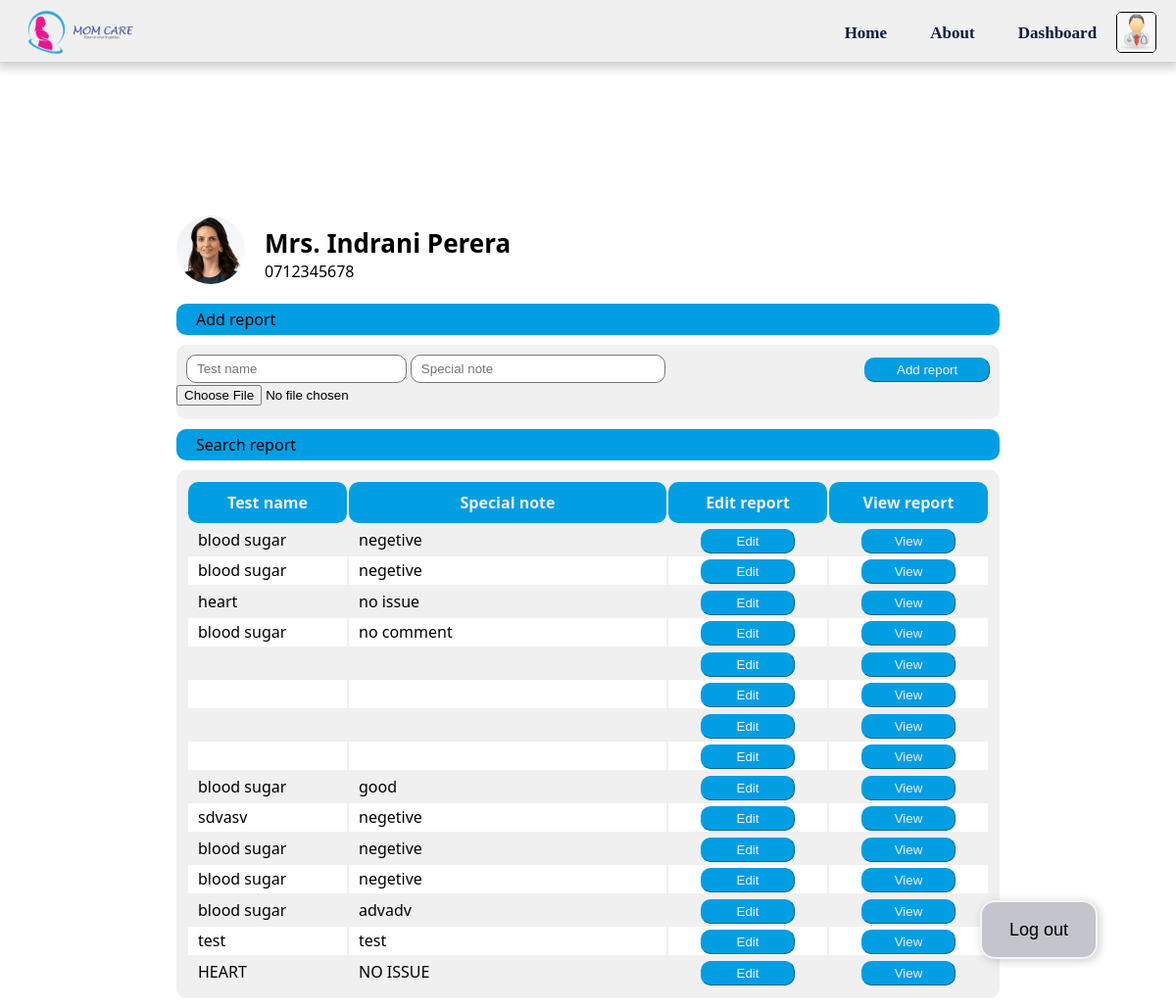
/Tests.php (signed in), run on the app's committed database.
### tables this page shows
CREATE TABLE `tests` (
  `test_id` int(50) NOT NULL,
  `test_name` varchar(50) NOT NULL,
  `note` varchar(300) NOT NULL,
  `upload_report` varchar(50) NOT NULL
);

### Tests.php (the view, shortened to what this page needs)
<?php
if (isset($_SESSION['id']) && isset($_SESSION['user_name'])){
?>
<!DOCTYPE html>
<html lang="en">
<head>
</head>
<body>
    <nav class="topnav">
        <img class="logo-MomCare" src="images\Project Logo - landscape-01 1 (1).png" alt="logo-MomCare">
        <ul>
            <li><a href="Home.html">Home</a></li>
            <li><a href="About.html">About</a></li>
            <li><a href="dashboard.php">Dashboard</a></li>
        </ul>
        <img class="profile_pic" src="images\doctor.png" alt="profile_pic">
    </nav>
    <div class="main-mother">
        <div class="mom-intro">
            <img src="images/Profile_pic_mother 1.png" alt="mother-profile-pic">
            <div class="mom-intro-content">
                <h3 class="Name-header-mom">Mrs. Indrani Perera</h3>
                <p class="num-header-mom">0712345678</p>
            </div>
        </div>
        <div class="add-report-label"><label for="add-report">Add report</label></div>
        <div class="add-report">
            <form class="test-form" action="" method="post" enctype="multipart/form-data">
                <div id="x">
                    <input type="text" name="test-name" id="test-name" placeholder="Test name">
                    <input type="text" name="note" id="note" placeholder="Special note">
                    <input type="file" name="upload-report" id="upload-report" placeholder="Upload report">
                </div>
                    <input class="add-report-btn" name="add_report" type="submit" value="Add report">
            </form>
        </div>
        <div class="add-report-label"><label for="add-report">Search report</label></div>
        <div class="view-report">
            <table class="test-view-table">
                <tr>
                    <th>Test name</th>
                    <th>Special note</th>
                    <th>Edit report</th>
                    <th>View report</th>
                </tr>
                <?php
                    include 'db_conn.php';
                    $sql = "SELECT * FROM tests";
                    $result = mysqli_query($conn, $sql);
                    $resultCheck = mysqli_num_rows($result);
                    if($resultCheck > 0){
                        while($row = mysqli_fetch_assoc($result)){
                            echo "<tr>
                                <td>".$row['test_name']."</td>
                                <td>".$row['note']."</td>" ?>
                                <td><a href="testEdit.php"><input class='view-report-btn' type='button' value='Edit'></a></td>
                                <td><a href="download.php?file= <?php echo $row['upload_report']; ?>"><input class='view-report-btn' type='button' value='View'></a></td>
                                </tr>
                <?php
                        }
                    }
                ?>
            </table>
        </div>
    </div>
    <div class="log-out">
        <button onclick="window.location.href='logout.php';" class="log-out-btn">Log out</button>
    </div>
</body>
</html>
<?php }
else{
    header("Location: index.php");
    exit();
}
?>

### data on the page
tests: test_name "blood sugar", note "negetive"
tests: test_name "blood sugar", note "negetive"
tests: test_name "heart", note "no issue"
tests: test_name "blood sugar", note "no comment"
tests: test_name "blood sugar", note "good"
tests: test_name "sdvasv", note "negetive"
tests: test_name "blood sugar", note "negetive"
tests: test_name "blood sugar", note "negetive"
tests: test_name "blood sugar", note "advadv"
tests: test_name "test", note "test"
tests: test_name "HEART", note "NO ISSUE"
